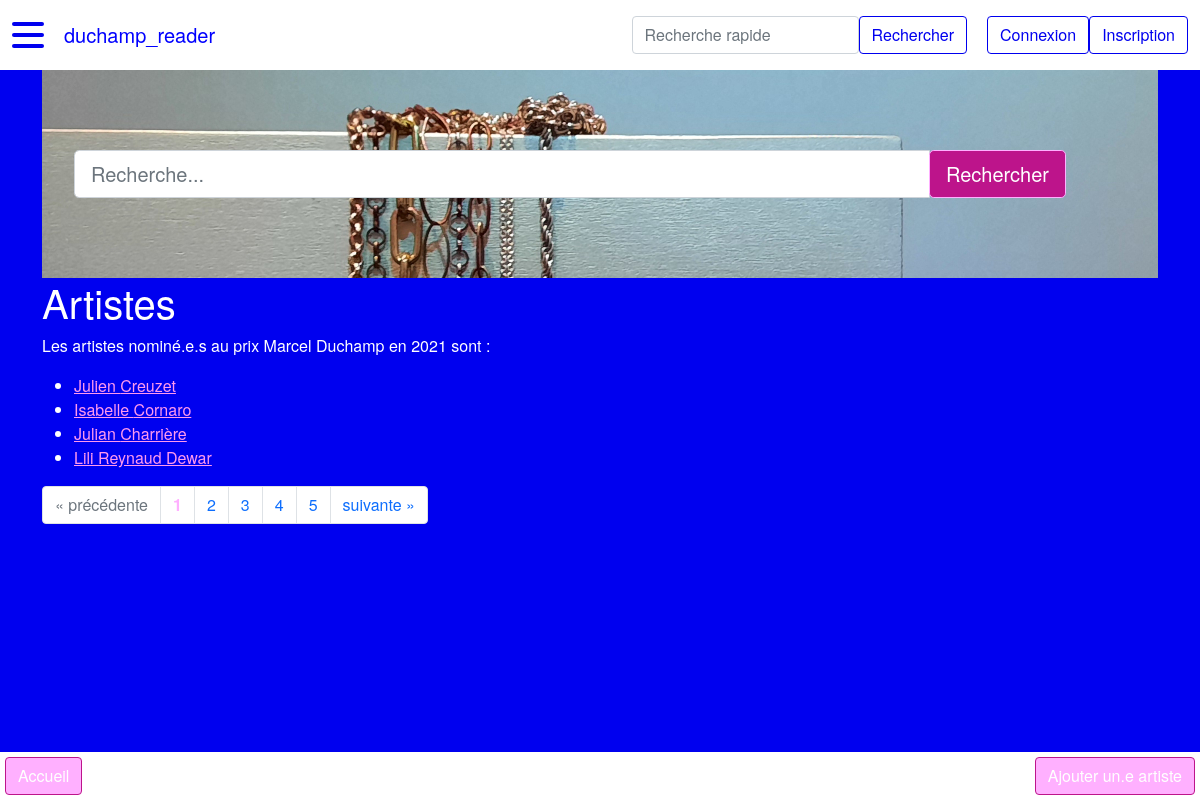
The page /artiste on the database its author committed.
### duchamp_reader/modeles/classes_generic.py (models this page shows, shortened)
class Nomination(db.Model):
    __tablename__ = "nomination"
    id = db.Column(db.Integer, unique=True, nullable=False, primary_key=True, autoincrement=True)
    annee = db.Column(db.Integer, nullable=False) # format YYYY
    laureat = db.Column(db.Boolean, nullable=False, default=0) # 1 si lauréat, 0 si non
    id_artiste = db.Column(db.Integer, db.ForeignKey("artiste.id"), nullable=False)
    id_theme = db.Column(db.Integer, db.ForeignKey("theme.id"), nullable=False)
    classname = db.Column(db.Text, nullable=False, default="nomination")
    authorship = db.relationship("AuthorshipNomination", back_populates="nomination")
    artiste = db.relationship("Artiste", back_populates="nomination")
    theme = db.relationship("Theme", back_populates="nomination", uselist=False)

class Artiste(db.Model):
    __tablename__ = "artiste"
    id = db.Column(db.Integer, unique=True, nullable=False, primary_key=True, autoincrement=True)
    nom = db.Column(db.Text, nullable=False)
    prenom = db.Column(db.Text, nullable=False)
    annee_naissance = db.Column(db.Integer) # format YYYY
    genre = db.Column(db.String(1))  # M : masculin, F : femme, A : autre/non-binaire
    id_wikidata = db.Column(db.Text, unique=True)
    id_ville_naissance = db.Column(db.Integer, db.ForeignKey("ville.id"))
    id_ville_residence = db.Column(db.Integer, db.ForeignKey("ville.id"))
    classname = db.Column(db.Text, nullable=False, default="artiste")
    authorship = db.relationship("AuthorshipArtiste", back_populates="artiste")
    represent = db.relationship("RelationRepresente", back_populates="artiste")
    ville_naissance = db.relationship("Ville", foreign_keys=[id_ville_naissance],
                                      backref="artiste_ville_naissance", uselist=False)
    ville_residence = db.relationship("Ville", foreign_keys=[id_ville_residence],
                                      backref="artiste_ville_residence", uselist=False)
    nomination = db.relationship("Nomination", back_populates="artiste", uselist=False)

### duchamp_reader/routes.py (the view)
@app.route("/artiste")
def artiste_index():
    page = request.args.get("page", 1)
    titre = "Artistes"
    if isinstance(page, str) and page.isdigit():
        page = int(page)
    else:
        page = 1
    artistes = Artiste.query.join(Nomination, Artiste.id == Nomination.id_artiste)\
        .order_by(Artiste.id.desc()).paginate(page=page, per_page=PERPAGE)
    return render_template("pages/artiste_index.html", titre=titre, artistes=artistes,
                           last_nominations=last_nominations, last_artistes=last_artistes, last_galeries=last_galeries,
                           last_themes=last_themes, last_villes=last_villes)

### duchamp_reader/templates/pages/artiste_index.html (shortened to what this page needs)
{% extends "conteneur.html" %}
{% block homesearch %}
    {% include "partials/recherche.html" %}
{% endblock %}
{% block corps %}
<h1>{{titre}}</h1>
    {% if artistes %}
        <p>Les artistes nominé.e.s au prix Marcel Duchamp en {{artistes.items[1].nomination.annee}} sont :</p>
        <ul>
            {% for artiste in artistes.items %}
                <li><a href="{{url_for('artiste_main', id_artiste=artiste.id)}}">
                    {{artiste.prenom}} {{artiste.nom}}
                </a></li>
            {% endfor %}
        </ul>
        <nav aria-label="research-pagination">
            <ul class="pagination">
                {% if artistes.has_prev %}
                    <li class="page-item">
                {% else%}
                    <li class="page-item disabled">
                {% endif %}
                        <a class="page-link" href="{{url_for('artiste_index', page=artistes.prev_num)}}" aria-label="Previous">
                            <span aria-hidden="true">&laquo;</span>
                            <span class="sr-only">précédente</span>
                        </a>
                    </li>
                {% for page in artistes.iter_pages() %}
                    {% if page %}
                        {% if page != artistes.page %}
                        <li class="page-item">
                            <a class="page-link" href="{{url_for('artiste_index', page=page)}}">
                                {{page}}
                            </a>
                        </li>
                        {% else %}
                            <li class="page-item active disabled">
                                <a class="page-link"><b style="color: var(--custom-light-pink)">{{page}}</b></a>
                            </li>
                        {% endif %}
                    {% else %}
                    <li class="page-item disabled">
                        <a class="page-link">...</a>
                    </li>
                    {% endif %}
                {% endfor %}
                {% if artistes.has_next %}
                    <li class="page-item">
                {% else %}
                    <li class="page-item disabled">
                {% endif %}
                    <a class="page-link" href="{{url_for('artiste_index', page=artistes.next_num)}}" aria-label="Next">
                        <span class="sr-only">suivante</span>
                        <span aria-hidden="true">&raquo;</span>
                    </a>
                </li>
            </ul>
        </nav>
    {% endif %}
    <div class="basdepage">
        <a class="btn" href="{{url_for('accueil')}}">Accueil</a>
        <a class="btn" href="{{url_for('artiste_add')}}">Ajouter un.e artiste</a>
    </div>
{% endblock %}

### rows shown on the page
Nomination: annee "2021"
Artiste: prenom "Julien", nom "Creuzet"
Artiste: prenom "Isabelle", nom "Cornaro"
Artiste: prenom "Julian", nom "Charrière"
Artiste: prenom "Lili", nom "Reynaud Dewar"

### other values the page prints
{{ titre }} "Artistes"
{{ page }} "1"
{{ page }} "2" "3" "4" "5"
